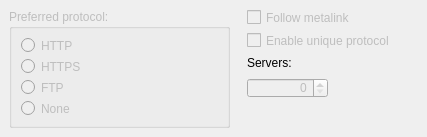
     <widget class="QWidget" name="tab_5">
      <attribute name="title">
       <string>Metalink</string>
      </attribute>
      <widget class="QCheckBox" name="checkBox_FollowMetalink">
       <property name="enabled">
        <bool>false</bool>
       </property>
       <property name="geometry">
        <rect>
         <x>247</x>
         <y>9</y>
         <width>171</width>
         <height>17</height>
        </rect>
       </property>
       <property name="text">
        <string>Follow metalink</string>
       </property>
      </widget>
      <widget class="QCheckBox" name="checkBox_UniqueProtocol">
       <property name="enabled">
        <bool>false</bool>
       </property>
       <property name="geometry">
        <rect>
         <x>247</x>
         <y>32</y>
         <width>171</width>
         <height>17</height>
        </rect>
       </property>
       <property name="text">
        <string>Enable unique protocol</string>
       </property>
      </widget>
      <widget class="QGroupBox" name="groupBox_3">
       <property name="enabled">
        <bool>false</bool>
       </property>
       <property name="geometry">
        <rect>
         <x>9</x>
         <y>9</y>
         <width>221</width>
         <height>119</height>
        </rect>
       </property>
       <property name="title">
        <string>Preferred protocol:</string>
       </property>
       <layout class="QGridLayout" name="gridLayout_3">
        <item row="0" column="0">
         <widget class="QRadioButton" name="radioButton_PreferredProtocol_HTTP">
          <property name="text">
           <string>HTTP</string>
          </property>
         </widget>
        </item>
        <item row="1" column="0">
         <widget class="QRadioButton" name="radioButton_PreferredProtocol_HTTPS">
          <property name="text">
           <string>HTTPS</string>
          </property>
         </widget>
        </item>
        <item row="2" column="0">
         <widget class="QRadioButton" name="radioButton_PreferredProtocol_FTP">
          <property name="text">
           <string>FTP</string>
          </property>
         </widget>
        </item>
        <item row="3" column="0">
         <widget class="QRadioButton" name="radioButton_PreferredProtocol_None">
          <property name="text">
           <string>None</string>
          </property>
         </widget>
        </item>
       </layout>
      </widget>
      <widget class="QLabel" name="label_17">
       <property name="geometry">
        <rect>
         <x>247</x>
         <y>55</y>
         <width>171</width>
         <height>16</height>
        </rect>
       </property>
       <property name="text">
        <string>Servers:</string>
       </property>
       <property name="buddy">
        <cstring>spinBox_MetalinkServers</cstring>
       </property>
      </widget>
      <widget class="QSpinBox" name="spinBox_MetalinkServers">
       <property name="enabled">
        <bool>false</bool>
       </property>
       <property name="geometry">
        <rect>
         <x>247</x>
         <y>78</y>
         <width>81</width>
         <height>20</height>
        </rect>
       </property>
       <property name="alignment">
        <set>Qt::AlignRight|Qt::AlignTrailing|Qt::AlignVCenter</set>
       </property>
      </widget>
     </widget>
